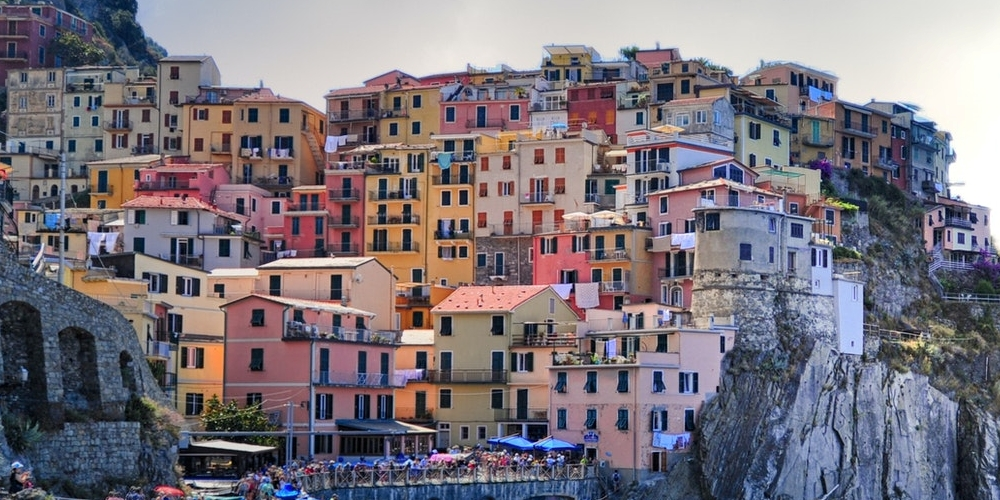
#> input picture Images/combine-image1.jpg, 1000 x 500 px
$ python -i filters.py   (imports and definitions only)
#> lines starting #> are read from the running program, lines starting #| are printed output that depends on the picture
import cv2
import numpy as np
from blend_modes import *
from PIL import Image, ImageEnhance, ImageFilter, ImageOps, ImageDraw


def blur(imageCopyF, blurStrengthF):
    imageCopyF = cv2.blur(imageCopyF, (blurStrengthF, blurStrengthF))
    return imageCopyF

# [201 lines left out: functions sharpen, brightness, contrast, color, temperature, tint and 9 more, not called in this run]

def diff(imageCopyF):
    b,g,r,a = cv2.split(imageCopyF)
    imageCopyFNoAlpha = cv2.merge((b,g,r))

    kernel = np.array([[0, -1, -1],
                        [1, 0, -1],
                        [1, 1, 0]])
    imgEmboss = cv2.filter2D(imageCopyFNoAlpha, -1, kernel)

    b2,g2,r2 = cv2.split(imgEmboss)
    finalimage = cv2.merge((b2,g2,r2,a))

    return finalimage

# [141 lines left out: functions blackandwhite, interpolate, blend, histogram_normalization, histogram_autocontrast, pix and 2 more, not called in this run]

>>> import cv2
>>> picture = cv2.imread('Images/combine-image1.jpg', cv2.IMREAD_GRAYSCALE)
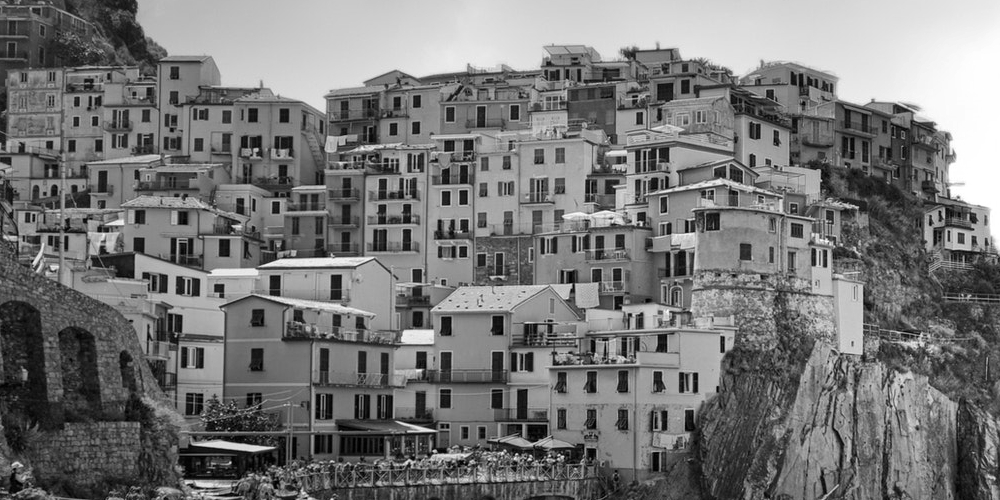
#> picture: shape (500, 1000); min 0, max 255, mean 118.7
#> (the run stopped early here; a loop or call above may not have finished)

$ run again, on Images/combine-image2.jpg
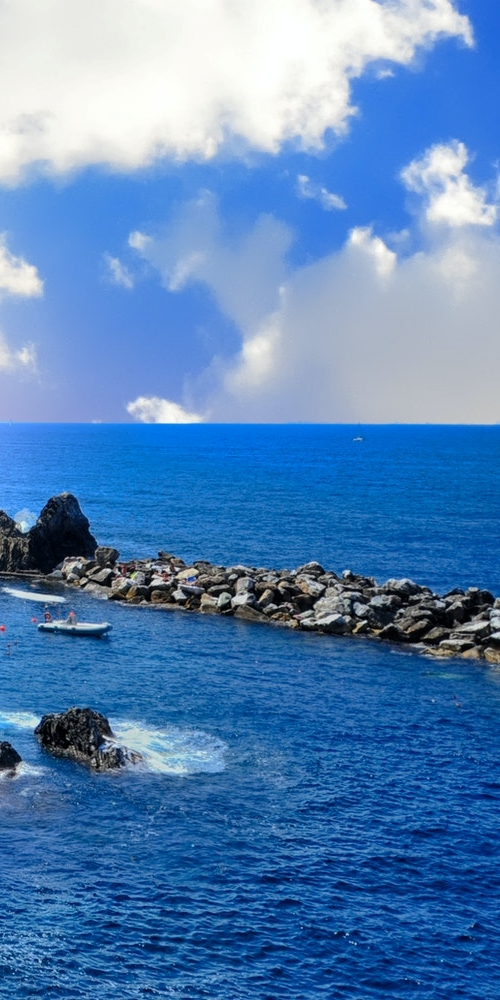
#> input picture Images/combine-image2.jpg, 500 x 1000 px
#> `picture = cv2.imread('Images/combine-image1.jpg', cv2.IMREAD_GRAYSCALE)`:
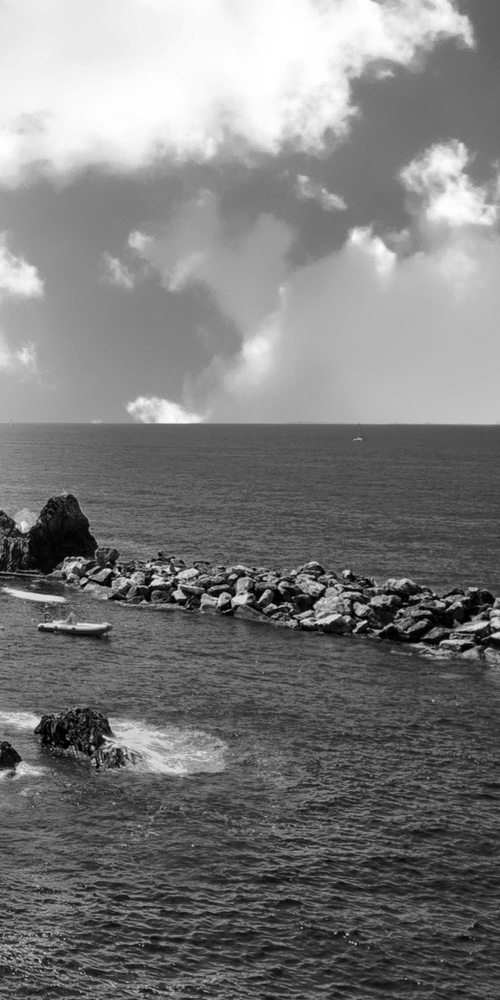
#> picture: shape (1000, 500); min 0, max 255, mean 124.1

$ run again, on Images/combine-image3.jpg
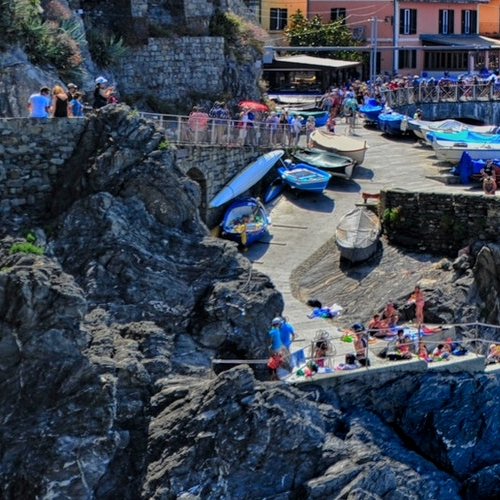
#> input picture Images/combine-image3.jpg, 500 x 500 px
#> `picture = cv2.imread('Images/combine-image1.jpg', cv2.IMREAD_GRAYSCALE)`:
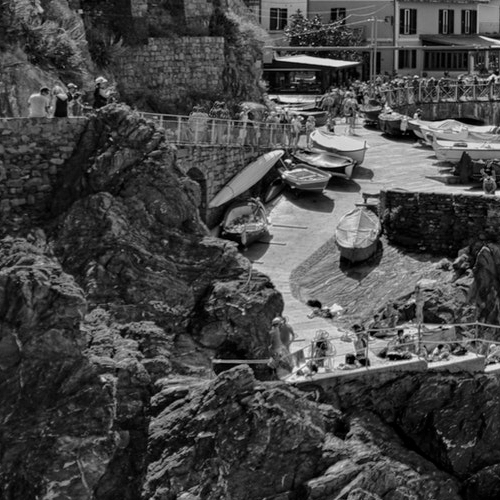
#> picture: shape (500, 500); min 0, max 247, mean 69.9

$ run again, on Images/test-image1.jpg
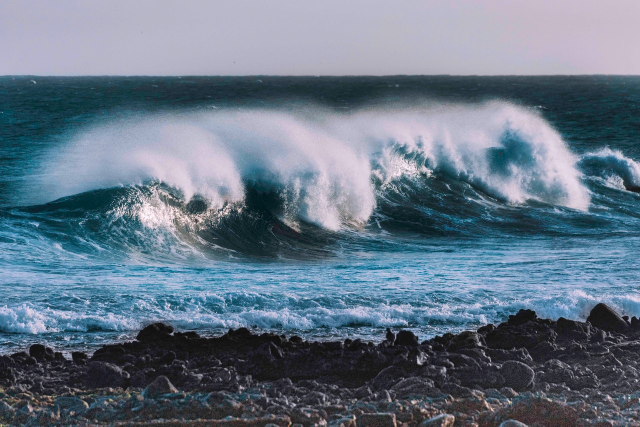
#> input picture Images/test-image1.jpg, 1280 x 853 px (shown at 1/2 size)
#> `picture = cv2.imread('Images/combine-image1.jpg', cv2.IMREAD_GRAYSCALE)`:
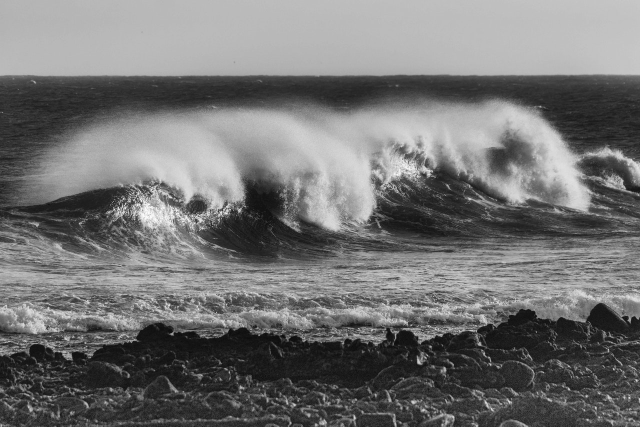
#> picture: shape (853, 1280) (shown at 1/2 size); min 1, max 255, mean 115.2
